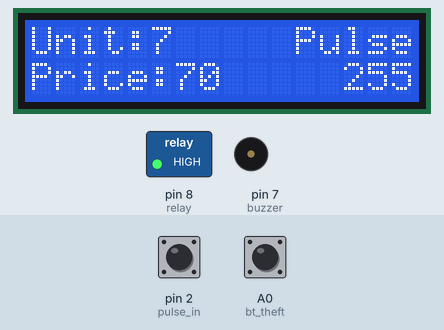
Recording of a sketch running on a simulated Arduino Uno, built with avr-gcc and run on an emulated ATmega328P. On the bench: 16×2 character LCD, switched loads named in the sketch (green lamp = pin HIGH), buzzer (waves = sounding, pin HIGH). The inputs (shaded band) are chosen by the test bench; at power-on: pin 2 (pulse_in) LOW, A0 (bt_theft) HIGH. EEPROM starts erased; the modem accepts every AT command (registered, SIM ready, sends succeed) and sends nothing else; what the sketch prints to the serial monitor is not drawn.

Above: at 13.0 s.
13.1 s: pin 2 (pulse_in) pulled HIGH for 0.15 s
At 14.0 s:
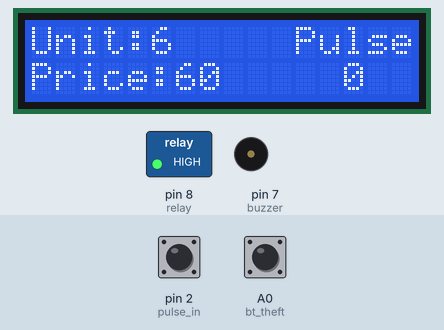
14.7 s: pin 2 (pulse_in) pulled HIGH for 1 s
At 15.2 s:
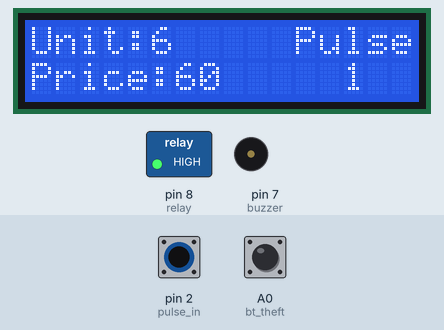
Timing chart, 0 to 17.7 s (numbered marks = the images above; inputs shaded):
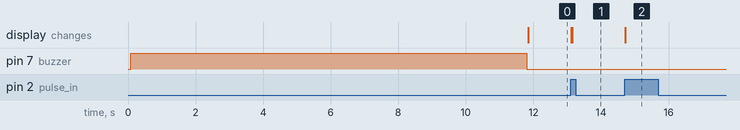

Measured:
- after the input at 13.1 s, the display: first changes at once (image 1 shows a later state)
- after the input at 14.7 s, the display: changes at once (image 2)

The sketch:

Arduino_GSM_Prepaid_Energy_Meter.ino
```cpp
#include <EEPROM.h>
#include <LiquidCrystal_I2C.h>
LiquidCrystal_I2C lcd(0x27, 16, 2);

#include <SoftwareSerial.h>
SoftwareSerial GSM(10, 11);

#define buzzer 7
#define relay  8
#define bt_theft  A0

#define pulse_in 2

char inchar;

int unt_a = 0, unt_b = 0, unt_c = 0, unt_d = 0;
long total_unt = 7;

int price = 0;
long price1 = 0;

int Set = 10;

int pulse = 0;


String phone_no1 = "+91xxxxxxxxxx";
String phone_no2 = "+91xxxxxxxxxx";

int flag1 = 0, flag2 = 0, flag3 = 0;

void setup() {
  Serial.begin(9600);
  GSM.begin(9600);

  pinMode(bt_theft,   INPUT_PULLUP);
  pinMode(relay, OUTPUT);
  pinMode(buzzer, OUTPUT);

  pinMode(pulse_in,   INPUT);
  attachInterrupt(0, ai0, RISING);

  lcd.begin();
  lcd.backlight();
  lcd.clear();
  lcd.setCursor(5, 0);
  lcd.print("WELCOME");
  lcd.setCursor(2, 1);
  lcd.print("Energy Meter");
  digitalWrite(buzzer, HIGH);

  Serial.println("Initializing....");
  initModule("AT", "OK", 1000);
  initModule("ATE1", "OK", 1000);
  initModule("AT+CPIN?", "READY", 1000);
  initModule("AT+CMGF=1", "OK", 1000);
  initModule("AT+CNMI=2,2,0,0,0", "OK", 1000);
  Serial.println("Initialized Successfully");
  delay(100);
  sendSMS(phone_no1, "Welcome To Energy Meter");
  digitalWrite(buzzer, LOW);
  lcd.clear();

  if (EEPROM.read(50) == 0) {}
  else {
    Write();
  }

  EEPROM.write(50, 0);

  pulse = EEPROM.read(10);

  Read();
  if (total_unt > 0) {
    digitalWrite(relay, HIGH);
  }

}

void loop()
{

  if (GSM.available() > 0)
  {
    inchar = GSM.read();
    if (inchar == 'A')
    {
      delay(10);
      inchar = GSM.read();
      if (inchar == 'T')
      {
        delay(10);
        inchar = GSM.read();
        if (inchar == 'r')
        {
          delay(10);
          inchar = GSM.read();
          if (inchar == 'e')
          {
            delay(10);
            inchar = GSM.read();
            if (inchar == 'c')
            {
              delay(10);
              inchar = GSM.read();
              if (inchar == 'h')
              {
                delay(10);
                inchar = GSM.read();
                if (inchar == '1')
                {
                  price = 100 / Set;  total_unt = total_unt + price;
                  sendSMS(phone_no1, "Your Recharge is Done: 100");
                  sendSMS(phone_no2, "Your Recharge is Done: 100");
                  load_on();
                }
                else if (inchar == '2')
                {
                  price = 200 / Set;  total_unt = total_unt + price;
                  sendSMS(phone_no1, "Your Recharge is Done: 200");
                  sendSMS(phone_no2, "Your Recharge is Done: 200");
                  load_on();
                }
                else if (inchar == '3')
                {
                  price = 300 / Set;  total_unt = total_unt + price;
                  sendSMS(phone_no1, "Your Recharge is Done: 300");
                  sendSMS(phone_no2, "Your Recharge is Done: 300");
                  load_on();
                }
                else if (inchar == '4')
                {
                  price = 400 / Set;  total_unt = total_unt + price;
                  sendSMS(phone_no1, "Your Recharge is Done: 400");
                  sendSMS(phone_no2, "Your Recharge is Done: 400");
                  load_on();
                }
                delay(10);
              }
            }
          }
        }
      }
    }

    else if (inchar == 'D')
    {
      delay(10);
      inchar = GSM.read();
      if (inchar == 'a')
      {
        delay(10);
        inchar = GSM.read();
        if (inchar == 't')
        {
          delay(10);
          inchar = GSM.read();
          if (inchar == 'a')
          {
            Data();
          }
        }
      }
    }
  }

  lcd.setCursor(0, 0);
  lcd.print("Unit:");
  lcd.print(total_unt);
  lcd.print("   ");

  lcd.setCursor(0, 1);
  lcd.print("Price:");
  lcd.print(price1);
  lcd.print("   ");

  lcd.setCursor(11, 0);
  lcd.print("Pulse");

  lcd.setCursor(13, 1);
  lcd.print(pulse);
  lcd.print("   ");

  if (total_unt == 5)
  {
    if (flag1 == 0)
    {
      flag1 = 1;
      digitalWrite(buzzer, HIGH);
      sendSMS(phone_no1, "Your Balance is Low Please Recharge");
      digitalWrite(buzzer, LOW);
    }
  }

  if (total_unt == 0)
  {
    digitalWrite(relay, LOW);
    if (flag2 == 0)
    {
      flag2 = 1;
      digitalWrite(buzzer, HIGH);
      sendSMS(phone_no1, "Your Balance is Finish Please Recharge");
      digitalWrite(buzzer, LOW);
    }
  }

  if (digitalRead (bt_theft) == 0)
  {
    if (flag3 == 0)
    {
      flag3 = 1;
      sendSMS(phone_no2, "Theft Alarm");
    }
  }
  else
  {
    flag3 = 0;
  }

  delay(5);
}

void load_on()
{
  Write();
  Read();
  digitalWrite(relay, HIGH);
  flag1 = 0, flag2 = 0;
}

void sendSMS(String number, String msg)
{
  GSM.print("AT+CMGS=\""); GSM.print(number); GSM.println("\"\r\n");
  delay(500);
  GSM.println(msg);
  delay(500);
  GSM.write(byte(26));
  delay(5000);
}

void Data()
{
  GSM.print("AT+CMGS=\""); GSM.print(phone_no1); GSM.println("\"\r\n");
  delay(1000);
  GSM.print("Unit:"); GSM.println(total_unt);
  GSM.print("Price:"); GSM.println(price1);
  delay(500);
  GSM.write(byte(26));
  delay(5000);
}

void Read()
{
  unt_a = EEPROM.read(1);
  unt_b = EEPROM.read(2);
  unt_c = EEPROM.read(3);
  unt_d = EEPROM.read(4);
  total_unt = unt_d * 1000 + unt_c * 100 + unt_b * 10 + unt_a;
  price1 = total_unt * Set;
}

void Write()
{
  unt_d = total_unt / 1000;
  total_unt = total_unt - (unt_d * 1000);
  unt_c = total_unt / 100;
  total_unt = total_unt - (unt_c * 100);
  unt_b = total_unt / 10;
  unt_a = total_unt - (unt_b * 10);

  EEPROM.write(1, unt_a);
  EEPROM.write(2, unt_b);
  EEPROM.write(3, unt_c);
  EEPROM.write(4, unt_d);
}


void initModule(String cmd, char *res, int t)
{
  while (1)
  {
    Serial.println(cmd);
    GSM.println(cmd);
    delay(100);
    while (GSM.available() > 0)
    {
      if (GSM.find(res))
      {
        Serial.println(res);
        delay(t);
        return;
      }
      else
      {
        Serial.println("Error");
      }
    }
    delay(t);
  }
}

void ai0()
{
  if (digitalRead(pulse_in) == 1)
  {
    pulse = pulse + 1;
    if (pulse > 9)
    {
      pulse = 0;
      if (total_unt > 0)
      {
        total_unt = total_unt - 1;
      }
      Write();
      Read();
    }
    EEPROM.write(10, pulse);
  }
}
```
